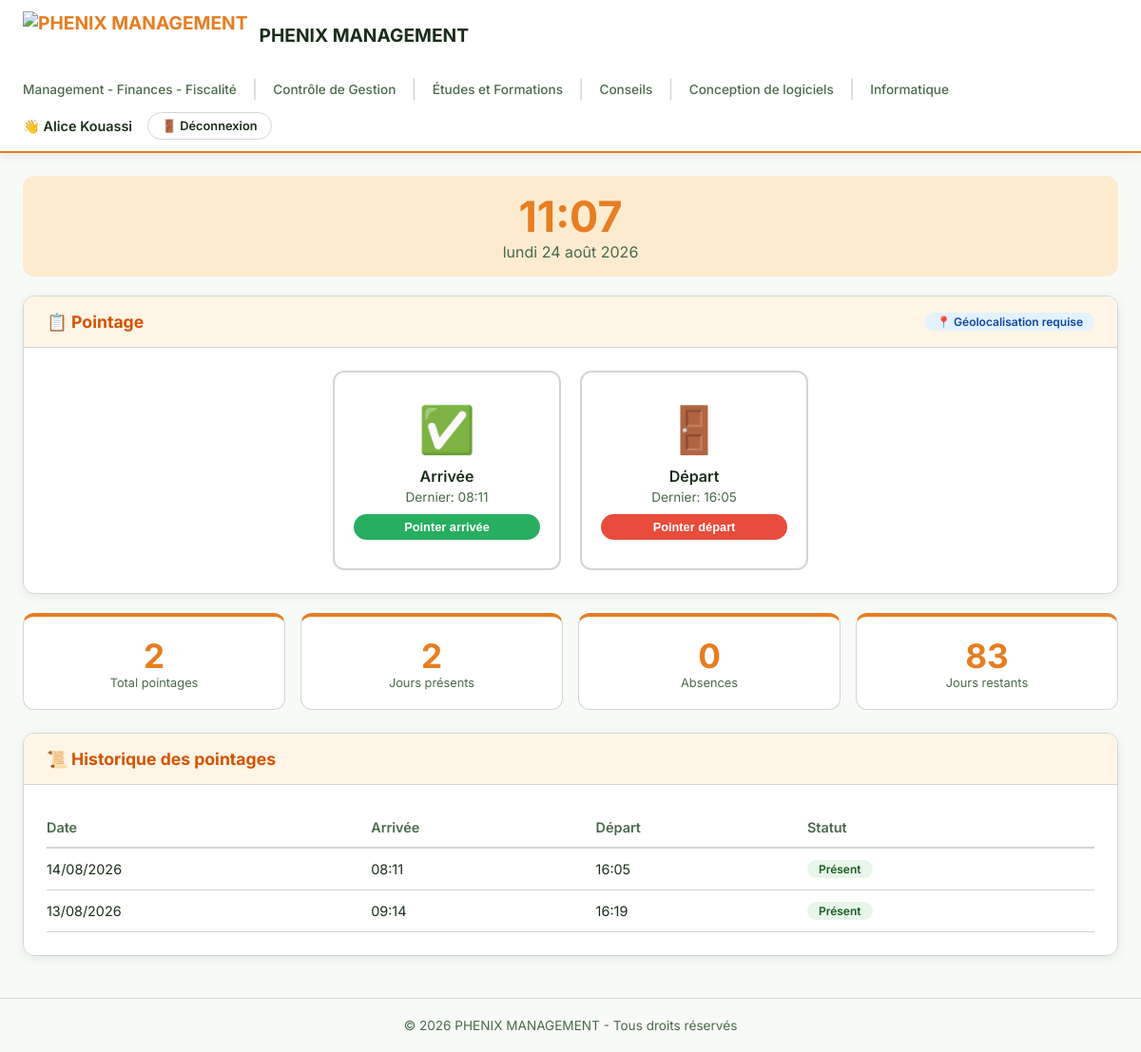
Screenshot of /dashboard (signed in) with the database file from the repository.
### app/models.py (models this page shows, shortened)
class Stagiaire(db.Model):
    __tablename__ = 'stagiaires'
    id = db.Column(db.Integer, primary_key=True)
    matricule = db.Column(db.String(20), unique=True, nullable=True)
    nom = db.Column(db.String(100), nullable=False)
    prenom = db.Column(db.String(100), nullable=False)
    genre = db.Column(db.String(10), default='M.')
    email = db.Column(db.String(100), unique=True, nullable=False)
    mot_de_passe = db.Column(db.String(255), nullable=False)
    telephone = db.Column(db.String(20))
    adresse = db.Column(db.String(255))
    photo = db.Column(db.String(255), nullable=True)
    ecole = db.Column(db.String(255), nullable=True)
    niveau_etude = db.Column(db.String(100), nullable=True)
    telephone_parents = db.Column(db.String(20), nullable=True)
    duree_stage_mois = db.Column(db.Integer, default=3)
    date_debut = db.Column(db.Date, nullable=True)
    date_fin = db.Column(db.Date, nullable=True)
    type_stage = db.Column(db.String(50), nullable=True)
    statut = db.Column(db.String(50), default='en_attente')
    cv = db.Column(db.String(255), nullable=True)
    lettre_demande = db.Column(db.String(255), nullable=True)
    dernier_diplome = db.Column(db.String(255), nullable=True)
    dossier_complet = db.Column(db.Boolean, default=False)
    date_soumission = db.Column(db.DateTime, nullable=True)
    demande_envoyee = db.Column(db.Boolean, default=False)
    date_demande = db.Column(db.DateTime, nullable=True)
    statut_demande = db.Column(db.String(50), default='en_attente')
    date_validation = db.Column(db.DateTime, nullable=True)
    entretien_programme = db.Column(db.DateTime, nullable=True)
    entretien_passe = db.Column(db.Boolean, default=False)
    approuve_definitif = db.Column(db.Boolean, default=False)
    autorisation_generee = db.Column(db.Boolean, default=False)
    date_autorisation = db.Column(db.DateTime)
    numero_autorisation = db.Column(db.String(50))
    notification_generee = db.Column(db.Boolean, default=False)
    date_notification = db.Column(db.DateTime)
    numero_notification = db.Column(db.String(50))
    attestation_generee = db.Column(db.Boolean, default=False)
    date_attestation = db.Column(db.DateTime)
    numero_attestation = db.Column(db.String(50))
    dossiers_deposes = db.Column(db.Boolean, default=False)
    date_depot_dossiers = db.Column(db.DateTime)
    documents_physiques = db.Column(db.Boolean, default=False)
    date_depot_physique = db.Column(db.DateTime)
    is_active = db.Column(db.Boolean, default=True)
    created_at = db.Column(db.DateTime, default=datetime.now)
    updated_at = db.Column(db.DateTime, default=datetime.now, onupdate=datetime.now)
    @property
    def is_authenticated(self):
        return True
    def peut_pointer(self):
        if self.statut != 'actif':
            return False
        if self.date_fin and self.date_fin < datetime.now().date():
            return False
        return True

class Pointage(db.Model):
    __tablename__ = 'pointages'
    id = db.Column(db.Integer, primary_key=True)
    stagiaire_id = db.Column(db.Integer, db.ForeignKey('stagiaires.id'), nullable=False)
    date = db.Column(db.Date, default=datetime.now().date)
    heure_arrivee = db.Column(db.Time)
    heure_depart = db.Column(db.Time)
    statut = db.Column(db.String(50), default='Présent')
    latitude = db.Column(db.Float)
    longitude = db.Column(db.Float)
    commentaire = db.Column(db.String(255))
    justifie = db.Column(db.Boolean, default=False)
    stagiaire = db.relationship('Stagiaire', backref='pointages', lazy=True)

### app/routes.py (the view)
@routes_bp.route('/')
@routes_bp.route('/dashboard')
@login_required
def dashboard():
    if current_user.statut == 'en_attente' and not current_user.demande_envoyee:
        return redirect(url_for('routes.mon_dossier'))
    if current_user.statut == 'en_attente' and current_user.demande_envoyee:
        return redirect(url_for('routes.mon_dossier'))
    peut_pointer = current_user.peut_pointer()
    pointages = Pointage.query.filter_by(stagiaire_id=current_user.id).order_by(Pointage.date.desc()).all()
    dernier = pointages[0] if pointages else None
    stats = {
        'total_pointages': len(pointages),
        'presences': len([p for p in pointages if p.statut == 'Présent']),
        'absences': len([p for p in pointages if p.statut == 'Absent'])
    }
    jours_restants = (current_user.date_fin - datetime.now().date()).days if current_user.date_fin else None
    stage_termine = current_user.date_fin and current_user.date_fin < datetime.now().date()
    return render_template('dashboard.html',
        pointages=pointages,
        dernier_pointage=dernier,
        stats=stats,
        jours_restants=jours_restants,
        stage_termine=stage_termine,
        peut_pointer=peut_pointer
    )

### app/auth.py (called while the page is built)
@login_manager.user_loader
def load_user(user_id):
    try:
        return Stagiaire.query.get(int(user_id))
    except (TypeError, ValueError):
        return None

### templates/dashboard.html (shortened to what this page needs)
{% extends "base.html" %}
{% block content %}
<div class="heure-actuelle">
    <div class="heure" id="horloge">--:--</div>
    <div class="date" id="date-jour"></div>
</div>
<div class="card">
    <div class="card-header">
        <h2>📋 Pointage</h2>
        <span class="badge badge-info">📍 Géolocalisation requise</span>
    </div>
    <div class="card-body">
        <div class="pointage-grid">
            <div class="pointage-card" onclick="pointer('arrivee')">
                <span class="icon">✅</span>
                <div class="label">Arrivée</div>
                <div class="time" id="derniere-arrivee">
                    {% if dernier_pointage and dernier_pointage.heure_arrivee %}
                        Dernier: {{ dernier_pointage.heure_arrivee.strftime('%H:%M') }}
                    {% else %}
                        Non pointé
                    {% endif %}
                </div>
                <button class="btn btn-success btn-sm" id="btn-arrivee" style="margin-top:10px;width:100%;justify-content:center;">
                    Pointer arrivée
                </button>
            </div>
            <div class="pointage-card" onclick="pointer('depart')">
                <span class="icon">🚪</span>
                <div class="label">Départ</div>
                <div class="time" id="derniere-depart">
                    {% if dernier_pointage and dernier_pointage.heure_depart %}
                        Dernier: {{ dernier_pointage.heure_depart.strftime('%H:%M') }}
                    {% else %}
                        Non pointé
                    {% endif %}
                </div>
                <button class="btn btn-danger btn-sm" id="btn-depart" style="margin-top:10px;width:100%;justify-content:center;">
                    Pointer départ
                </button>
            </div>
        </div>
    </div>
</div>
<div class="stats-grid">
    <div class="stat-card">
        <div class="number">{{ stats.total_pointages }}</div>
        <div class="label">Total pointages</div>
    </div>
    <div class="stat-card">
        <div class="number">{{ stats.presences }}</div>
        <div class="label">Jours présents</div>
    </div>
    <div class="stat-card">
        <div class="number">{{ stats.absences }}</div>
        <div class="label">Absences</div>
    </div>
    <div class="stat-card">
        <div class="number">{{ jours_restants or 0 }}</div>
        <div class="label">Jours restants</div>
    </div>
</div>
<div class="card">
    <div class="card-header">
        <h2>📜 Historique des pointages</h2>
    </div>
    <div class="card-body">
        <div class="table-responsive">
            <table>
                <thead>
                    <tr>
                        <th>Date</th>
                        <th>Arrivée</th>
                        <th>Départ</th>
                        <th>Statut</th>
                    </tr>
                </thead>
                <tbody>
                    {% for p in pointages[:10] %}
                    <tr>
                        <td>{{ p.date.strftime('%d/%m/%Y') }}</td>
                        <td>{{ p.heure_arrivee.strftime('%H:%M') if p.heure_arrivee else '-' }}</td>
                        <td>{{ p.heure_depart.strftime('%H:%M') if p.heure_depart else '-' }}</td>
                        <td>
                            <span class="badge badge-{{ 'success' if p.statut == 'Présent' else 'danger' }}">
                                {{ p.statut or 'Absent' }}
                            </span>
                        </td>
                    </tr>
                    {% else %}
                    <tr><td colspan="4" class="empty">Aucun pointage</td></tr>
                    {% endfor %}
                </tbody>
            </table>
        </div>
    </div>
</div>
{% endblock %}

### templates/base.html (shortened to what this page needs)
<!DOCTYPE html>
<html lang="fr">
<head>
</head>
<body>
    <header class="header">
        <div class="container">
            <div class="header-content">
                <div style="display:flex;align-items:center;gap:20px;flex-wrap:wrap;">
                    <a href="{{ url_for('routes.dashboard') }}" class="logo">
                        <img src="{{ url_for('static', filename='images/logo.png') }}" alt="PHENIX MANAGEMENT">
                        <span>PHENIX MANAGEMENT</span>
                    </a>
                    <div class="header-description">
                        <span class="desc-text">Management - Finances - Fiscalité</span>
                        <span class="separator">|</span>
                        <span class="desc-text">Contrôle de Gestion</span>
                        <span class="separator">|</span>
                        <span class="desc-text">Études et Formations</span>
                        <span class="separator">|</span>
                        <span class="desc-text">Conseils</span>
                        <span class="separator">|</span>
                        <span class="desc-text">Conception de logiciels</span>
                        <span class="separator">|</span>
                        <span class="desc-text">Informatique</span>
                    </div>
                </div>
                <nav>
                    {% if current_user.is_authenticated %}
                        <span class="user-name">👋 {{ current_user.prenom }} {{ current_user.nom }}</span>
                        <a href="{{ url_for('auth.logout') }}" class="btn btn-outline btn-sm">🚪 Déconnexion</a>
                    {% elif session.get('admin_logged_in') %}
                        <span class="user-name">👋 Administrateur</span>
                        <a href="{{ url_for('auth.logout') }}" class="btn btn-outline btn-sm">🚪 Déconnexion</a>
                    {% endif %}
                </nav>
            </div>
        </div>
    </header>
    <main>
        <div class="container" style="padding-top:24px;padding-bottom:24px;">
            {% block content %}{% endblock %}
        </div>
    </main>
    <footer class="footer">
        <div class="container">
            <p>&copy; 2026 PHENIX MANAGEMENT - Tous droits réservés</p>
        </div>
    </footer>
</body>
</html>

### templates/base.html (style rules this page uses)
:root { --primary: #E67E22; --primary-dark: #D35400; --primary-light: #FDEBD0; --primary-50: #FEF5E7; --bg: #f8faf8; --surface: #ffffff; --ink: #1a2e1a; --ink-soft: #4a6a4a; --border: #d0d7d0; --radius: 12px; --shadow: 0 2px 12px rgba(0,0,0,0.08); --shadow-hover: 0 4px 24px rgba(230, 126, 34, 0.15); --transition: 0.3s ease; }
* { margin: 0; padding: 0; box-sizing: border-box; }
body { font-family: 'Inter', -apple-system, BlinkMacSystemFont, sans-serif; background: var(--bg); color: var(--ink); min-height: 100vh; display: flex; flex-direction: column; }
.header { background: var(--surface); border-bottom: 2px solid var(--primary); padding: 12px 0; position: sticky; top: 0; z-index: 100; box-shadow: var(--shadow); }
.container { max-width: 1200px; margin: 0 auto; padding: 0 24px; }
.header-content { display: flex; justify-content: space-between; align-items: center; flex-wrap: wrap; gap: 12px; }
.logo { display: flex; align-items: center; gap: 12px; font-weight: 700; font-size: 1.2rem; color: var(--primary); text-decoration: none; }
.logo img { height: 50px; width: auto; }
.logo span { color: var(--ink); }
.header-description { display: flex; align-items: center; gap: 16px; flex-wrap: wrap; }
.header-description .desc-text { font-size: 0.85rem; color: var(--ink-soft); font-weight: 500; }
.header-description .separator { color: var(--border); font-size: 1.2rem; }
.header-content nav { display: flex; align-items: center; gap: 16px; }
.user-name { font-weight: 600; color: var(--ink); font-size: 0.9rem; }
.btn { display: inline-flex; align-items: center; gap: 8px; padding: 10px 24px; border-radius: 999px; font-weight: 600; font-size: 0.9rem; border: none; cursor: pointer; transition: all var(--transition); text-decoration: none; }
.btn-outline { background: transparent; color: var(--ink); border: 1px solid var(--border); }
.btn-success { background: #27ae60; color: #fff; }
.btn-danger { background: #e74c3c; color: #fff; }
.btn-sm { padding: 6px 14px; font-size: 0.8rem; }
.card { background: var(--surface); border: 1px solid var(--border); border-radius: var(--radius); box-shadow: var(--shadow); overflow: hidden; margin-bottom: 20px; }
.card-header { padding: 16px 24px; background: var(--primary-50); border-bottom: 1px solid var(--border); display: flex; justify-content: space-between; align-items: center; flex-wrap: wrap; gap: 12px; }
.card-header h2 { font-size: 1.1rem; color: var(--primary-dark); }
.card-body { padding: 24px; }
.footer { margin-top: auto; text-align: center; padding: 20px 0; color: var(--ink-soft); font-size: 0.85rem; border-top: 1px solid var(--border); }
.stats-grid { display: grid; grid-template-columns: repeat(auto-fit, minmax(180px, 1fr)); gap: 16px; margin-bottom: 24px; }
.stat-card { background: var(--surface); border: 1px solid var(--border); border-radius: var(--radius); padding: 20px; text-align: center; border-top: 4px solid var(--primary); }
.stat-card .number { font-size: 2.2rem; font-weight: 700; color: var(--primary); }
.stat-card .label { font-size: 0.8rem; color: var(--ink-soft); }
.badge { display: inline-block; padding: 2px 12px; border-radius: 999px; font-size: 0.75rem; font-weight: 600; }
.badge-success { background: #e8f5e9; color: #1b5e20; }
.badge-info { background: #e3f2fd; color: #0d47a1; }
.table-responsive { overflow-x: auto; }
table { width: 100%; border-collapse: collapse; font-size: 0.9rem; }
th { text-align: left; padding: 12px 12px 12px 0; font-weight: 600; color: var(--ink-soft); border-bottom: 2px solid var(--border); white-space: nowrap; }
td { padding: 12px 12px 12px 0; border-bottom: 1px solid var(--border); }

### templates/dashboard.html (style rules this page uses)
.heure-actuelle { text-align: center; padding: 16px; background: var(--primary-light); border-radius: 12px; margin-bottom: 20px; }
.heure-actuelle .heure { font-size: 2.8rem; font-weight: 700; color: var(--primary); }
.heure-actuelle .date { color: var(--ink-soft); font-size: 1rem; }
.pointage-grid { display: grid; grid-template-columns: 1fr 1fr; gap: 20px; max-width: 500px; margin: 0 auto; }
.pointage-card { background: var(--surface); border: 2px solid var(--border); border-radius: var(--radius); padding: 30px 20px; text-align: center; cursor: pointer; transition: all var(--transition); }
.pointage-card .icon { font-size: 48px; display: block; margin-bottom: 10px; }
.pointage-card .label { font-weight: 600; font-size: 1rem; }
.pointage-card .time { font-size: 0.85rem; color: var(--ink-soft); margin-top: 4px; }

### rows the page displays
Stagiaire: prenom "Alice", nom "Kouassi"
Pointage: heure_arrivee "08:11", heure_depart "16:05", date "14/08/2026", statut "Présent"
Pointage: date "13/08/2026", heure_arrivee "09:14", heure_depart "16:19", statut "Présent"

### other values shown
{{ stats.total_pointages }} "2"
{{ stats.presences }} "2"
{{ stats.absences }} "0"
